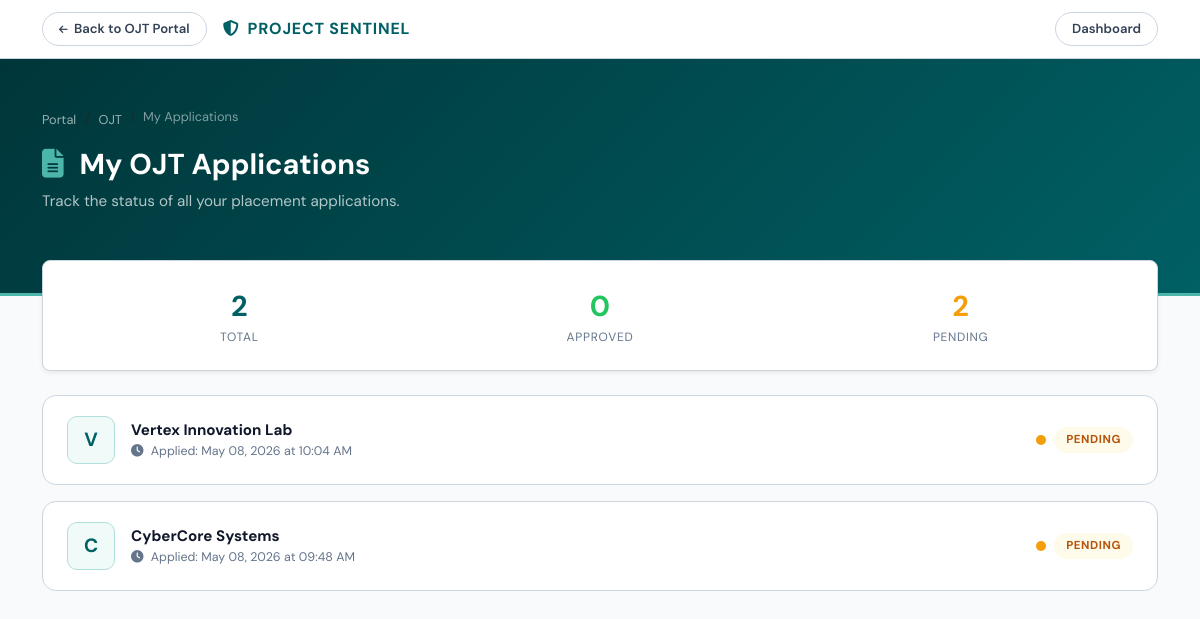
The app's page /applications with its own data.
### app.py (models this page shows)
class OJTApplication(db.Model):
    id           = db.Column(db.Integer, primary_key=True)
    user_id      = db.Column(db.Integer, default=1)          # replace with session user id when auth is added
    company_name = db.Column(db.String(150), nullable=False)
    timestamp    = db.Column(db.DateTime, default=db.func.now())
    status       = db.Column(db.String(20), default='Pending')  # Pending / Approved / Rejected

### app.py (the view)
@app.route('/applications')
def my_applications():
    apps = OJTApplication.query.filter_by(user_id=1).order_by(OJTApplication.timestamp.desc()).all()
    return render_template('applications.html', applications=apps)

### templates/applications.html (shortened to what this page needs)
<!DOCTYPE html>
<html lang="en">
<head>
    <link href="https://cdn.jsdelivr.net/npm/bootstrap@5.3.0/dist/css/bootstrap.min.css" rel="stylesheet">
    <link rel="stylesheet" href="https://cdnjs.cloudflare.com/ajax/libs/font-awesome/6.4.0/css/all.min.css">
</head>
<body>
<nav class="navbar" role="navigation">
    <div class="container d-flex align-items-center justify-content-between">
        <div class="d-flex align-items-center gap-3">
            <a href="/service/ojt" class="nav-pill"> Back to OJT Portal</a>
            <a class="navbar-brand d-none d-md-block" href="/user"><i class="fas fa-shield-halved me-2"></i>PROJECT SENTINEL</a>
        </div>
        <a href="/user" class="nav-pill">Dashboard</a>
    </div>
</nav>
<header class="page-header">
    <div class="container">
        <nav aria-label="Breadcrumb">
            <ol class="breadcrumb mb-3" style="background:none;padding:0;">
                <li class="breadcrumb-item"><a href="/user" style="color:rgba(255,255,255,0.6);text-decoration:none;font-size:0.8rem;">Portal</a></li>
                <li class="breadcrumb-item"><a href="/service/ojt" style="color:rgba(255,255,255,0.6);text-decoration:none;font-size:0.8rem;">OJT</a></li>
                <li class="breadcrumb-item active" style="color:rgba(255,255,255,0.5);font-size:0.8rem;">My Applications</li>
            </ol>
        </nav>
        <h1 class="page-title"><i class="fas fa-file-alt me-3" style="color:var(--teal-400);"></i>My OJT Applications</h1>
        <p style="opacity:0.7; font-size:0.95rem; margin-top:0.5rem;">Track the status of all your placement applications.</p>
    </div>
</header>
<main class="container content-wrap pb-5">
    <div class="bg-white border border-slate-300 rounded-3 p-4 shadow-sm mb-4"
         style="border-color:var(--slate-300)!important;">
        <div class="row g-3 text-center">
            <div class="col-4">
                <div style="font-size:1.8rem; font-weight:700; color:var(--teal-600);">{{ applications|length }}</div>
                <div style="font-size:0.75rem; color:var(--slate-500); text-transform:uppercase; letter-spacing:0.06em;">Total</div>
            </div>
            <div class="col-4">
                <div style="font-size:1.8rem; font-weight:700; color:#22c55e;">
                    {{ applications | selectattr('status', 'equalto', 'Approved') | list | length }}
                </div>
                <div style="font-size:0.75rem; color:var(--slate-500); text-transform:uppercase; letter-spacing:0.06em;">Approved</div>
            </div>
            <div class="col-4">
                <div style="font-size:1.8rem; font-weight:700; color:#f59e0b;">
                    {{ applications | selectattr('status', 'equalto', 'Pending') | list | length }}
                </div>
                <div style="font-size:0.75rem; color:var(--slate-500); text-transform:uppercase; letter-spacing:0.06em;">Pending</div>
            </div>
        </div>
    </div>
    {% if applications %}
    <div class="d-flex flex-column gap-3">
        {% for app in applications %}
        <div class="app-card" role="article" aria-label="Application to {{ app.company_name }}">
            <div class="app-icon">{{ app.company_name[0] | upper }}</div>
            <div class="flex-grow-1 min-w-0">
                <div class="app-name text-truncate">{{ app.company_name }}</div>
                <div class="app-meta">
                    <i class="fas fa-clock me-1"></i>
                    Applied: {{ app.timestamp.strftime('%b %d, %Y at %I:%M %p') if app.timestamp else 'Recently' }}
                </div>
            </div>
            <div class="d-flex align-items-center gap-2 flex-shrink-0">
                <div class="timeline-dot dot-{{ app.status }}" aria-hidden="true"></div>
                <span class="status-pill status-{{ app.status }}" aria-label="Status: {{ app.status }}">
                    {{ app.status }}
                </span>
            </div>
        </div>
        {% endfor %}
    </div>
    {% endif %}
</main>
</body>
</html>

### templates/applications.html (style rules this page uses)
:root { --teal-800: #00363a; --teal-600: #006064; --teal-400: #4db6ac; --teal-50: #f0faf9; --slate-900: #0f172a; --slate-700: #334155; --slate-500: #64748b; --slate-300: #cbd5e1; --slate-100: #f1f5f9; --slate-50: #f8fafc; }
body { background: var(--slate-50); font-family: 'DM Sans', sans-serif; color: var(--slate-700); }
.navbar { background: #fff; border-bottom: 1px solid var(--slate-300); padding: 0.75rem 0; position: sticky; top: 0; z-index: 100; box-shadow: 0 1px 3px rgba(0,0,0,0.06); }
.navbar-brand { font-weight: 700; color: var(--teal-600) !important; font-size: 1rem; letter-spacing: 0.05em; text-transform: uppercase; }
.nav-pill { display: inline-flex; align-items: center; gap: 0.4rem; padding: 0.4rem 1rem; border-radius: 999px; font-size: 0.82rem; font-weight: 600; text-decoration: none; transition: 0.2s; border: 1.5px solid var(--slate-300); color: var(--slate-700); }
.page-header { background: linear-gradient(135deg, var(--teal-800), var(--teal-600)); color: #fff; padding: 48px 0 64px; border-bottom: 3px solid var(--teal-400); }
.page-title { font-size: 1.8rem; font-weight: 700; }
.content-wrap { margin-top: -36px; }
.app-card { background: #fff; border: 1px solid var(--slate-300); border-radius: 14px; padding: 1.25rem 1.5rem; display: flex; align-items: center; gap: 1rem; transition: 0.2s; }
.app-icon { width: 48px; height: 48px; border-radius: 10px; background: var(--teal-50); border: 1px solid #b2dfdb; display: flex; align-items: center; justify-content: center; font-size: 1.2rem; color: var(--teal-600); flex-shrink: 0; font-weight: 700; }
.app-name { font-weight: 700; font-size: 0.95rem; color: var(--slate-900); }
.app-meta { font-size: 0.78rem; color: var(--slate-500); }
.status-pill { padding: 4px 12px; border-radius: 999px; font-size: 0.72rem; font-weight: 700; text-transform: uppercase; letter-spacing: 0.05em; }
.status-Pending { background: #fffbeb; color: #b45309; }
.timeline-dot { width: 10px; height: 10px; border-radius: 50%; flex-shrink: 0; }
.dot-Pending { background: #f59e0b; }

### records on screen
OJTApplication: company_name "V", company_name "Vertex Innovation Lab", timestamp "May 08, 2026 at 10:04 AM", status "PENDING"
OJTApplication: company_name "C", company_name "CyberCore Systems", timestamp "May 08, 2026 at 09:48 AM", status "PENDING"

### other values on screen
{{ applications|length }} "2"
